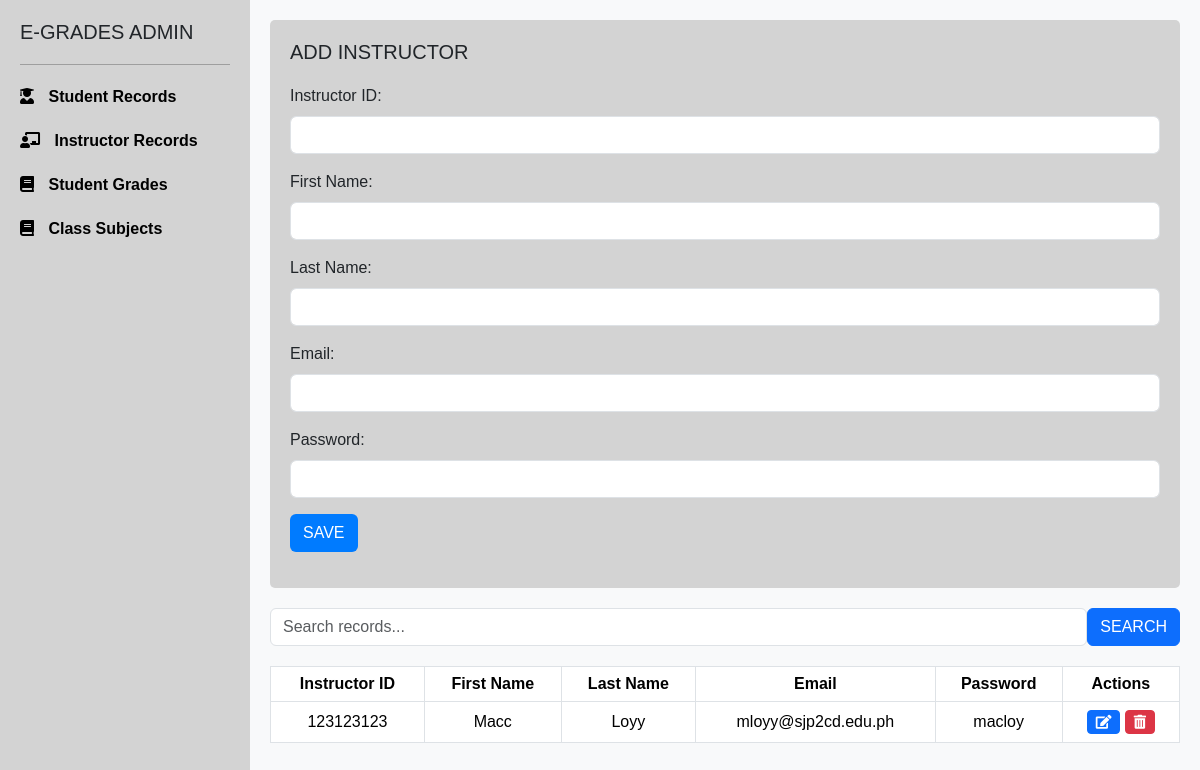
The app's page /admin/index2.php with its own data.
### tables this page shows
CREATE TABLE `teacher` (
  `prof_id` int(12) NOT NULL,
  `prof_fname` text DEFAULT NULL,
  `prof_lname` text DEFAULT NULL,
  `prof_email` varchar(255) DEFAULT NULL,
  `password` varchar(255) DEFAULT NULL
);

### admin/index2.php (the view, shortened to what this page needs)
<?php
include 'db_conn.php';
if (isset($_POST['search'])) {
    $search_term = $_POST['search_term'];
    $query = "SELECT * FROM teacher WHERE prof_id LIKE '%$search_term%' OR prof_fname LIKE '%$search_term%' OR prof_lname LIKE '%$search_term%' OR prof_email LIKE '%$search_term%'";
} else {
    $query = "SELECT * FROM teacher";
}
$result = mysqli_query($conn, $query);
?>
<html>
<head>
    <link href="https://cdn.jsdelivr.net/npm/bootstrap@5.3.2/dist/css/bootstrap.min.css" rel="stylesheet">
    <link rel="stylesheet" href="https://cdnjs.cloudflare.com/ajax/libs/font-awesome/5.15.3/css/all.min.css">
</head>
<body>
    <div class="d-flex">
        <div class="sidebar">
            <h5>E-GRADES ADMIN</h5>
            <hr>
            <nav class="nav flex-column">
                <a class="nav-link" href="index.php"><i class="fas fa-user-graduate"></i> Student Records</a>
                <a class="nav-link" href="index2.php"><i class="fas fa-chalkboard-teacher"></i> Instructor Records</a>
                <a class="nav-link" href="index3.php"><i class="fas fa-book"></i> Student Grades</a>
                <a class="nav-link" href="class_subjects.php"><i class="fas fa-book"></i> Class Subjects</a>
            </nav>
        </div>
        <div class="content">
            <div class="form-container">
                <h5>ADD INSTRUCTOR</h5>
                <form method="POST" action="">
                    <div class="mb-3">
                        <label for="prof_id" class="form-label">Instructor ID:</label>
                        <input type="text" class="form-control" id="prof_id" name="prof_id" required>
                    </div>
                    <div class="mb-3">
                        <label for="prof_fname" class="form-label">First Name:</label>
                        <input type="text" class="form-control" id="prof_fname" name="prof_fname" required>
                    </div>
                    <div class="mb-3">
                        <label for="prof_lname" class="form-label">Last Name:</label>
                        <input type="text" class="form-control" id="prof_lname" name="prof_lname" required>
                    </div>
                    <div class="mb-3">
                        <label for="prof_email" class="form-label">Email:</label>
                        <input type="email" class="form-control" id="prof_email" name="prof_email" required>
                    </div>
                    <div class="mb-3">
                        <label for="password" class="form-label">Password:</label>
                        <input type="password" class="form-control" id="password" name="password" required>
                    </div>
                    <button type="submit" class="btn" name="add_teacher">SAVE</button>
                </form>
            </div>
            <div class="search-bar">
                <form action="" method="post" class="d-flex w-100">
                    <input type="text" class="form-control" placeholder="Search records..." name="search_term">
                    <button class="btn btn-primary" name="search">SEARCH</button>
                </form>
            </div>
            <div class="table-container">
                <table class="table table-bordered">
                    <thead>
                        <tr>
                            <th>Instructor ID</th>
                            <th>First Name</th>
                            <th>Last Name</th>
                            <th>Email</th>
                            <th>Password</th>
                            <th>Actions</th>
                        </tr>
                    </thead>
                    <tbody>
                        <?php
                        if (mysqli_num_rows($result) > 0) {
                            while ($row = mysqli_fetch_assoc($result)) {
                                ?>
                                <tr>
                                    <td><?php echo $row['prof_id']; ?></td>
                                    <td><?php echo $row['prof_fname']; ?></td>
                                    <td><?php echo $row['prof_lname']; ?></td>
                                    <td><?php echo $row['prof_email']; ?></td>
                                    <td><?php echo $row['password']; ?></td>
                                    <td>
                                        <a href="edit_teacher.php?prof_id=<?php echo $row['prof_id']; ?>" class="btn btn-sm btn-primary"><i class="fas fa-edit"></i></a>
                                        <a href="delete_teacher.php?prof_id=<?php echo $row['prof_id']; ?>" class="btn btn-sm btn-danger" onclick="return confirm('Are you sure you want to delete this instructor?')"><i class="fas fa-trash-alt"></i></a>
                                    </td>
                                </tr>
                                <?php
                            }
                        } else {
                            ?>
                            <tr>
                                <td colspan="6" style="text-align: center; vertical-align: middle; height: 100px; font-size: 24px; font-weight: bold;"> No Records Found</td>
                            </tr>
                            <?php
                        }
                        ?>
                    </tbody>
                </table>
            </div>
        </div>
    </div>
</body>
</html>

### admin/index2.php (style rules this page uses)
body { font-family: Arial, sans-serif; background-color: #f8f9fa; }
.sidebar { background-color: #d3d3d3; height: 100vh; padding: 20px; width: 250px; }
.sidebar h5 { margin-bottom: 20px; }
.sidebar hr { border-top: 1px solid #000; margin: 10px 0; }
.sidebar .nav-link { color: black; font-weight: bold; padding: 10px 0; text-decoration: none; display: block; }
.sidebar i { margin-right: 10px; }
.content { padding: 20px; flex-grow: 1; }
.form-container { background-color: #d3d3d3; padding: 20px; border-radius: 5px; margin-bottom: 20px; }
.form-container h5 { margin-bottom: 20px; }
.form-container .btn { background-color: #007bff; color: white; }
.table-container { margin-top: 20px; }
.table th, .table td { text-align: center; vertical-align: middle; }

### records on screen
teacher: prof_id "123123123", prof_fname "Macc", prof_lname "Loyy", prof_email "mloyy@sjp2cd.edu.ph", password "macloy"
